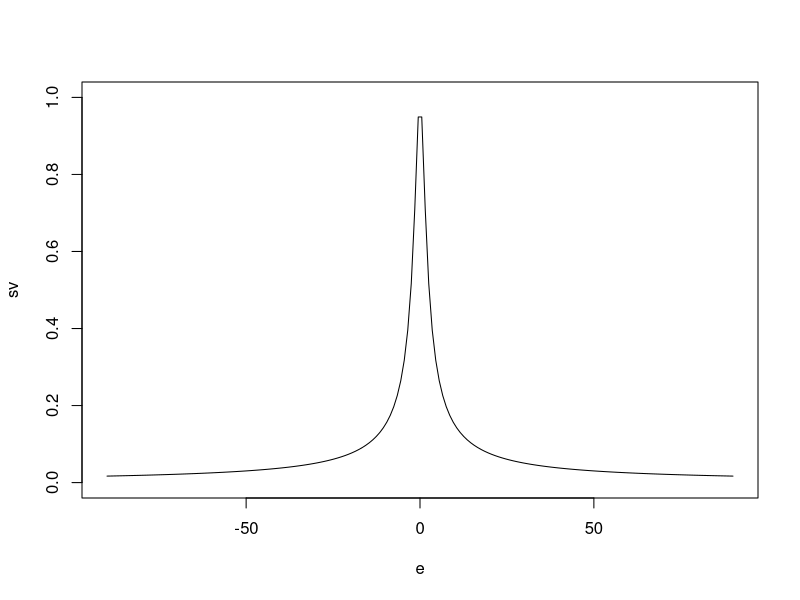
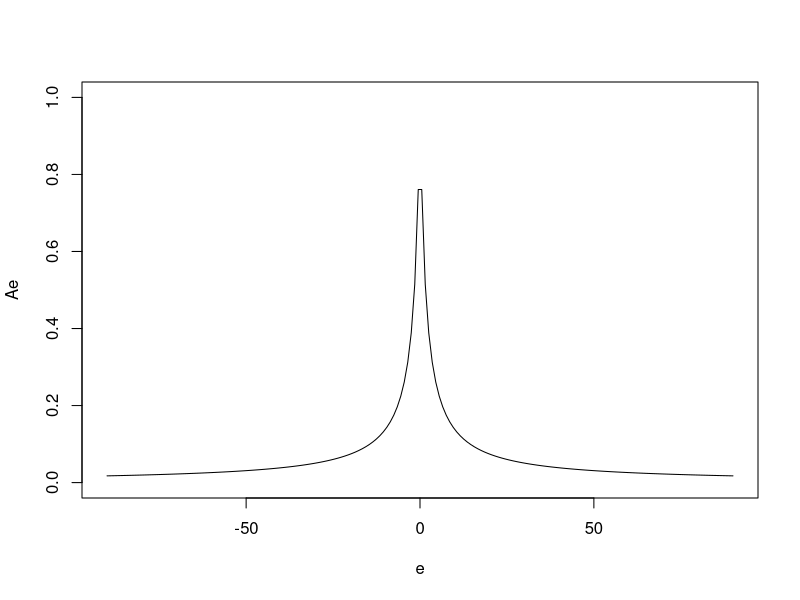
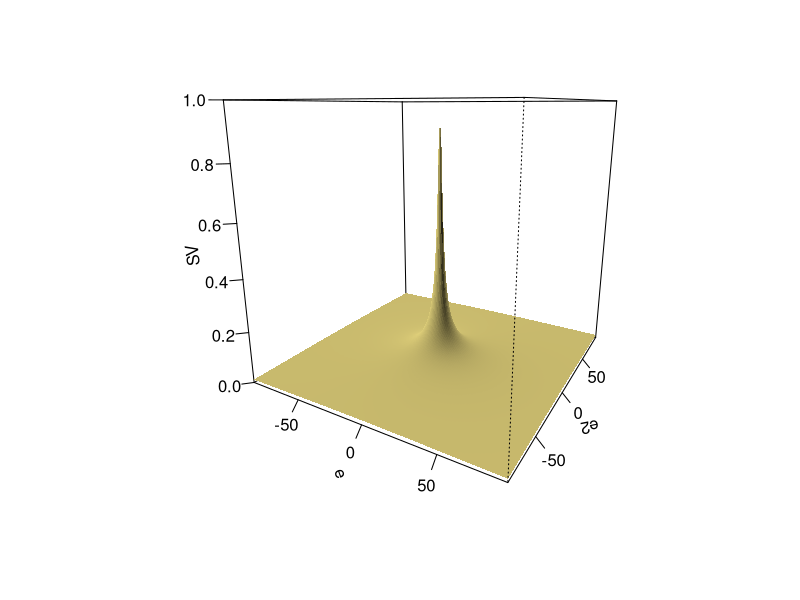
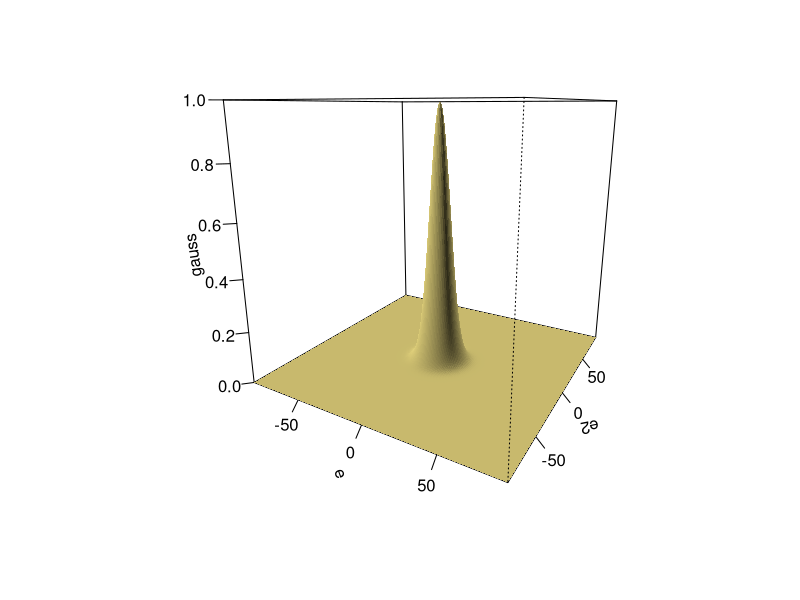

Reproduce these figures in R, in order.
rm(list = ls())

# Fonctions
rep.row <- function(x, n){
  matrix(rep(x, each = n), nrow = n)
}
rep.col <- function(x, n){
  matrix(rep(x, each = n), ncol = n, byrow = TRUE)
}

##### iHeatmap #####

## SV Processing ##

# (cf., Vlad-Debusschere, R., Guyader, N., & Guérin-Dugué, A. (2015).
#       A bio-inspired model of central and peripheral vision for scene categorization)

# Fonction 2D #

# SV Processing
# contrast thresold(e) = A * (a / (a + e))
# A: constant related to the visualization distance (0 ≤ A ≤ 1)
# α: parameter controlling the decrease in contrast set to 2.3°
# e: eccentricity in degrees of visual angle at which the image is visualized

A <- 1
a <- 2.3
e <- seq(-90, 90, len = 180)
sv <- A * sqrt((a/(a + e^2))) # sqrt(e^2) in order to avoid a 'black hole'
plot(e, sv,
     type = "l",
     xlim = c(-90, 90),
     ylim = c(0, 1))


# Visual Acuity
# A: represents the level of visual acuity in foveal vision
# e: retinal eccentricity in degrees of visual angle
# b: parameter which has a value of 1=1:6

A <- 1
b <- 1/1.6
Ae <- A/(1 + b * sqrt((e)^2))
plot(e, Ae,
     type = "l",
     xlim = c(-90, 90),
     ylim = c(0, 1))


# Fonction 3D #
e2 <- seq(-90, 90, len = 180)
E1 <- rep.row(e, 180)
E2 <- rep.col(e2, 180)
SV <- A * sqrt((a / (a + (E1^2 + E2^2))))
persp(e, e2, SV,
      col = "lightgoldenrod",
      border = NA,
      theta = 30,
      phi = 15,
      ticktype = "detailed",
      ltheta = -120,
      shade = 0.25,
      xlim = c(-90, 90),
      ylim = c(-90, 90),
      zlim = c(0, 1))

# Fonction Gaussienne (Exemple) #
gauss <- exp(-((E1^2)/(2*sd(E1)) + (E2^2)/(2*sd(E2))))
persp(e, e2, gauss,
      col = "lightgoldenrod",
      border = NA,
      theta = 30,
      phi = 15,
      ticktype = "detailed",
      ltheta = -120,
      shade = 0.25,
      xlim = c(-90, 90),
      ylim = c(-90, 90),
      zlim = c(0, 1))
